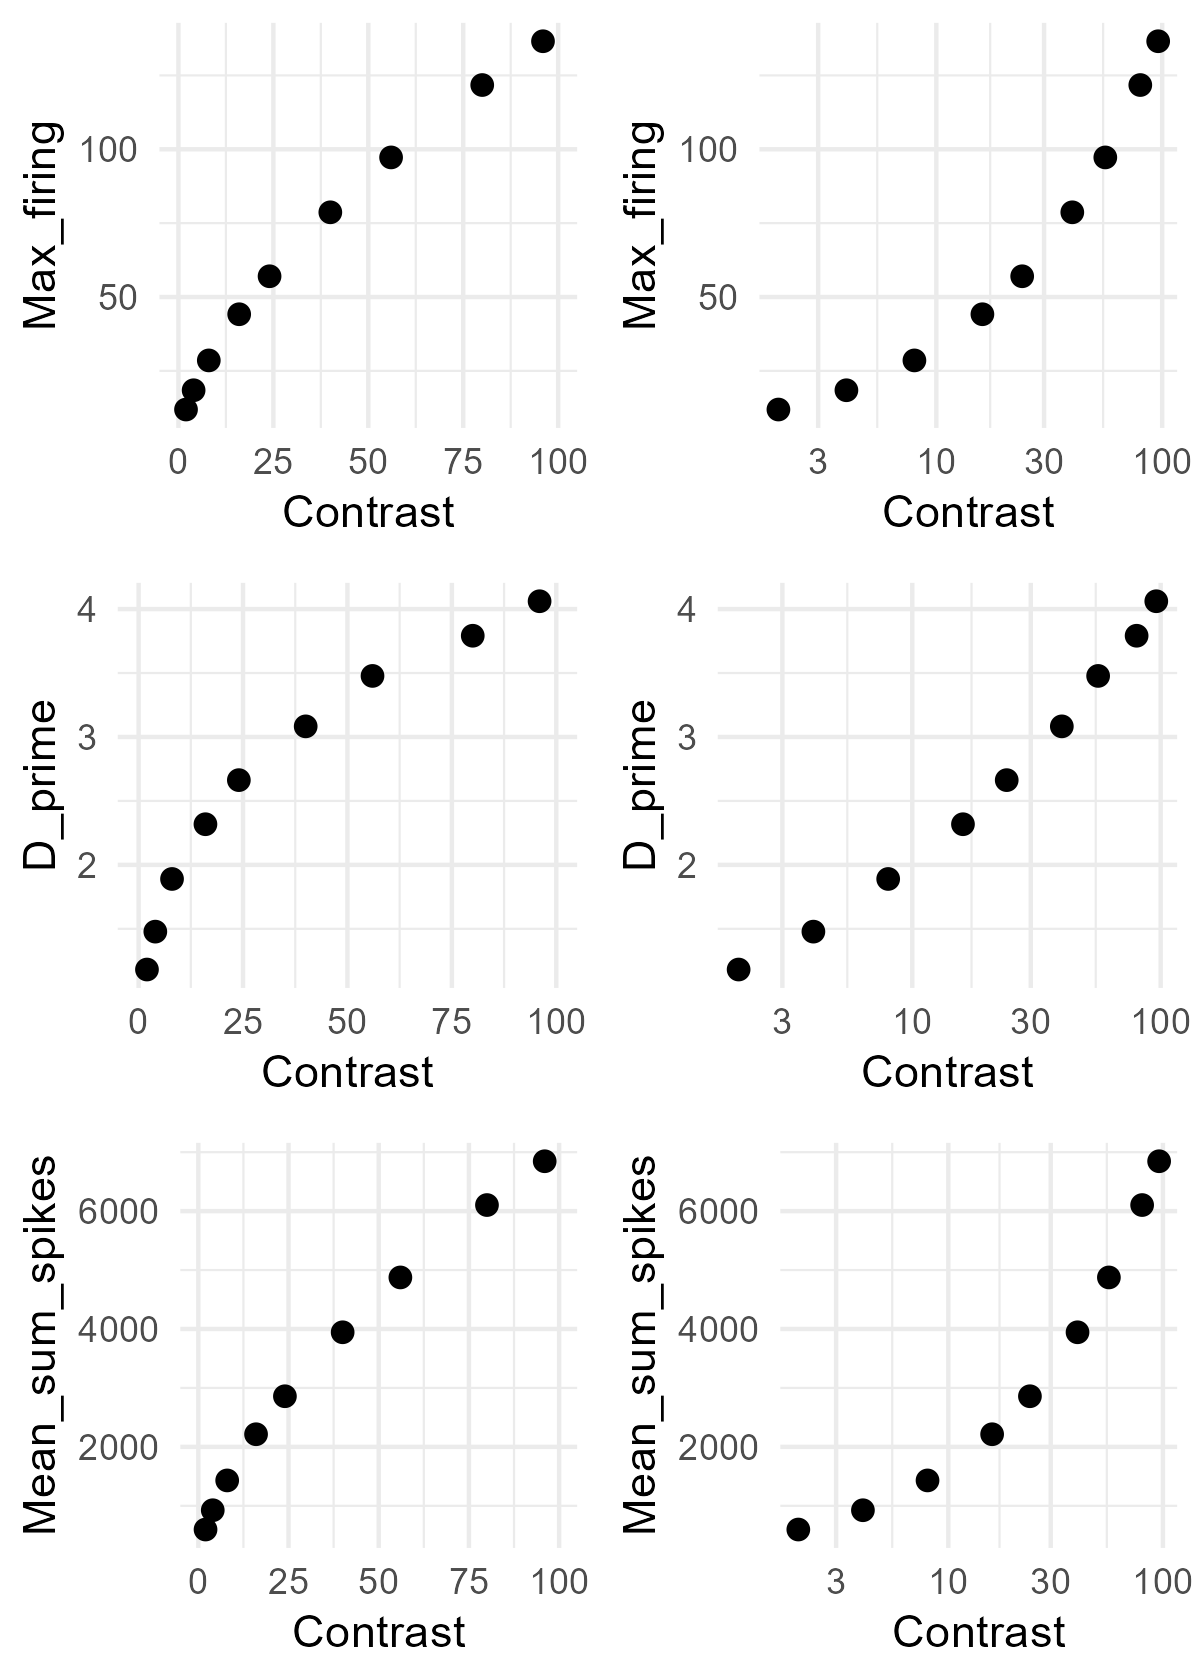

Reproduce this figure in R.
# Simulation based on Albrecht & Hamilton (1982, fig. 1I)

library(tidyverse)
library(doParallel)
library(foreach)

Contrast <- c(2, 4, 8, 16, 24, 40, 56, 80, 96)
a <- 7.7
b <- 0.63

Max_firing <- a * Contrast^b
df_ah <- data.frame(Contrast, Max_firing)

g1 <- ggplot(df_ah, aes(x = Contrast, y = Max_firing)) +
  geom_point(size = 2) +
  coord_cartesian(xlim = c(0, 100)) +
  theme_minimal()
g1            

g2 <- ggplot(df_ah, aes(x = Contrast, y = Max_firing)) +
  geom_point(size = 2) +
  scale_x_log10() +
  theme_minimal()
g2 

### Simulation ###
cl <- makeCluster(parallel::detectCores() - 1)
registerDoParallel(cl)

n_neurons <- 180                                               # Number of neurons in the population
orientations <- seq(1, 180, by = 1)                            # Possible orientations (0 to 359 degrees)
preferred_orientations <-  seq(1, 180, length.out = n_neurons) # Preferred orientation of each neuron
max_firing_seq <- df_ah$Max_firing                             # Maximum firing rate of each neuron
contrast <-       df_ah$Contrast
tuning_width    <- 20                                          # Tuning width (standard deviation) of each neuron's response curve
n_trials <- 10000

all_results <- list()

for (max_firing_rate in max_firing_seq) {
  
  cat("Running max firing rate =", max_firing_rate, "\n")
  
  tuning_curves <- matrix(0, nrow = n_neurons, ncol = length(orientations))
  
  for (i in 1:n_neurons) {
    tuning_curves[i, ] <- max_firing_rate * exp(
      -0.5 * (
        pmin(abs(orientations - preferred_orientations[i]),
             180 - abs(orientations - preferred_orientations[i]))^2
      ) / tuning_width^2
    )
  }
  
  # ---- 90 ----
  responses_90 <- foreach(
    i = 1:n_trials,
    .combine = rbind,
    .packages = "stats"
  ) %dopar% {
    
    input_90 <- rnorm(n_trials, 90, 0)
    idx <- round(input_90[i]) + 1
    idx <- pmin(pmax(idx, 1), 180)
    
    mu <- tuning_curves[, idx]
    mu[mu == 0] <- 1e-8
    
    resp <- rnbinom(n_neurons, size = 1000000, mu = mu)
    
    cbind(resp,
          neuron = seq_len(n_neurons),
          stim = 90,
          trial = i,
          maxFR = max_firing_rate)
  }
  
  # ---- 91 ----
  responses_91 <- foreach(
    i = 1:n_trials,
    .combine = rbind,
    .packages = "stats"
  ) %dopar% {
    
    input_91 <- rnorm(n_trials, 91, 0)
    idx <- round(input_91[i]) + 1
    idx <- pmin(pmax(idx, 1), 180)
    
    mu <- tuning_curves[, idx]
    mu[mu == 0] <- 1e-8
    
    resp <- rnbinom(n_neurons, size = 1000000, mu = mu)
    
    cbind(resp,
          neuron = seq_len(n_neurons),
          stim = 91,
          trial = i,
          maxFR = max_firing_rate)
  }
  
  df_tmp <- as.data.frame(rbind(responses_90, responses_91))
  colnames(df_tmp) <- c("Spikes", "Neuron", "Stimulus", "Trial", "Contrast")
  
  all_results[[as.character(max_firing_rate)]] <- df_tmp
}

df <- do.call(rbind, all_results)
df$Contrast <- contrast[match(df$Contrast, max_firing_seq)]

### Visualization ###
df %>%
  group_by(Stimulus, Contrast, Trial) %>%
  summarise(Sum_spikes = sum(Spikes), .groups = "drop") -> df_sum

g3 <- ggplot(df_sum, aes(x = Sum_spikes)) +
  geom_density(alpha = 0.2, linewidth = 1) +
  theme_classic() +
  facet_wrap(. ~ Contrast, scales = "free") +  # axes scale to "free"
  scale_x_continuous(
    breaks = scales::pretty_breaks(n = 3)  # pretty
  ) +
  labs(
    x = "Sum of spikes",
    y = "Density",
    color = "Max firing rate",
    fill =  "Max firing rate"
  )
g3

df_sum %>%
  group_by(Contrast) %>%
  summarise(Mean_sum_spikes = mean(Sum_spikes),
            SD_sum_spikes = sd(Sum_spikes), .groups = "drop") -> df_summary

df_summary %>%
  ggplot(aes(x = Contrast, y = Mean_sum_spikes)) +
  geom_point(size = 2) +
  coord_cartesian(xlim = c(0, 100)) +
  theme_minimal() -> g4
g4

df_summary %>%
  ggplot(aes(x = Contrast, y = Mean_sum_spikes)) +
  geom_point(size = 2) +
  scale_x_log10() +
  theme_minimal() -> g5
g5

df_summary %>%
  ggplot(aes(x = Contrast, y = SD_sum_spikes)) +
  geom_point(size = 2) +
  coord_cartesian(xlim = c(0, 100)) +
  theme_minimal() -> g6
g6

df_summary %>%
  ggplot(aes(x = Contrast, y = SD_sum_spikes)) +
  geom_point(size = 2) +
  scale_x_log10() +
  theme_minimal() -> g7
g7

df %>%
  filter(Neuron %in% c(90, 91)) %>%
  pivot_wider(names_from = Neuron, values_from = Spikes) %>%
  ggplot(aes(x = `90`, y = `91`, color = factor(Stimulus))) +
  geom_point(size = 2, alpha = 0.2) +
  labs(x = "Neuron 90", y = "Neuron 91") +
  coord_cartesian(xlim = c(0, 100), ylim = c(0, 100)) +
  theme_minimal() +
  facet_wrap(. ~ Contrast) -> g8
# g8

# sanity check for fano factor 
df %>%
  group_by(Contrast, Stimulus, Neuron) %>%
  summarise(
    mean_spikes = mean(Spikes),
    var_spikes  = var(Spikes),
    fano = var_spikes / mean_spikes,
    .groups = "drop"
  ) %>%
  filter(mean_spikes > 0) %>%
  group_by(Contrast, Stimulus) %>%
  summarise(
    mean_mean_spikes = mean(mean_spikes, na.rm = TRUE),
    mean_var_spikes = mean(var_spikes),
    mean_fano = mean(fano, na.rm = TRUE), # average across neurons
    sd_fano   = sd(fano, na.rm = TRUE),   # sd across neurons
    .groups = "drop")

### Linear Fisher information ###
df_wide <- df %>%
  pivot_wider(
    id_cols = c(Trial, Contrast, Stimulus),
    names_from = Neuron,
    values_from = Spikes)

df_wide$Stimulus_bin <- ifelse(df_wide$Stimulus == 90, 1, 0)

compute_lfi <- function(data, lambda = 1e-6) {
  
  neurons <- grep("^[0-9]+$", colnames(data), value = TRUE)  
  
  data0 <- data[data$Stimulus_bin == 0, neurons]
  data1 <- data[data$Stimulus_bin == 1, neurons]
  
  mu0 <- colMeans(data0)
  mu1 <- colMeans(data1)
  
  df <- mu1 - mu0
  
  Sigma0 <- cov(data0)
  Sigma1 <- cov(data1)
  Sigma  <- (Sigma0 + Sigma1) / 2
  
  p <- length(neurons)              # 逆行列を安定化させる処理 (ニューロン間の相関を少し弱める)
  Sigma <- Sigma + lambda * diag(p) # Ridge正則化, Tikhonov regularization (小さい固有値を持ち上げる)
  
  I <- as.numeric(t(df) %*% solve(Sigma) %*% df) # LFI
  I_per_neuron <- I / p
  
  return(I_per_neuron)
}

maxFR_values <- sort(unique(df_wide$Contrast))

lfi_results <- data.frame(
  Contrast = numeric(),
  LFI_per_neuron = numeric()
)

for (maxFR in maxFR_values) {
  df_sub <- df_wide[df_wide$Contrast == maxFR, ]
  lfi_value <- compute_lfi(df_sub)
  lfi_results <- rbind(lfi_results,
                       data.frame(Contrast = maxFR,
                                  LFI_per_neuron = lfi_value))
}

lfi_results$Contrast <- contrast
print(lfi_results)

lfi_results %>%
  ggplot(aes(x = Contrast, y = LFI_per_neuron)) +
  geom_point(size = 2) +
  coord_cartesian(xlim = c(0, 100)) +
  theme_minimal() -> g9
g9

### Decoding with logistic regression ###
run_logistic_cv_parallel <- function(data, k = 5, ncores = detectCores() - 1) {
  
  predictors <- grep("^[0-9]+$", colnames(data), value = TRUE)  
  n <- nrow(data)
  
  set.seed(123)
  folds <- sample(rep(1:k, length.out = n))
  
  cl <- makeCluster(ncores)
  registerDoParallel(cl)
  
  acc <- foreach(i = 1:k, .combine = c) %dopar% {
    
    train <- data[folds != i, ]
    test  <- data[folds == i, ]
    
    model <- glm(
      Stimulus_bin ~ .,
      data = train[, c("Stimulus_bin", predictors)],
      family = binomial
    )
    
    prob <- predict(model, newdata = test, type = "response")
    pred <- ifelse(prob > 0.5, 1, 0)
    
    mean(pred == test$Stimulus_bin)
  }
  
  stopCluster(cl)
  
  mean(acc)
}

decoding_results <- data.frame(
  Contrast = numeric(),
  Decoding_accuracy = numeric()
)

for (maxFR in maxFR_values) {
  df_sub <- df_wide[df_wide$Contrast == maxFR, ]
  accuracy <- run_logistic_cv_parallel(df_sub, k = 5, ncores = detectCores() - 1)
  decoding_results <- rbind(decoding_results,
                            data.frame(Contrast = maxFR,
                                       Decoding_accuracy = accuracy))
}

decoding_results <- mutate(decoding_results, D_prime = qnorm(Decoding_accuracy) - qnorm(1 - Decoding_accuracy),
                           Contrast = contrast)
decoding_results

decoding_results %>%
  ggplot(aes(x = Contrast, y = D_prime)) +
  geom_point(size = 2) +
  coord_cartesian(xlim = c(0, 100)) +
  theme_minimal() -> g10
g10

decoding_results %>%
  ggplot(aes(x = Contrast, y = D_prime)) +
  geom_point(size = 2) +
  scale_x_log10() +
  theme_minimal() -> g11
g11

g <- cowplot::plot_grid(g1, g2, g10, g11, g4, g5, nrow = 3)
ggsave("fig_1i.png", g, width = 4, height = 5.6, dpi = 300)
